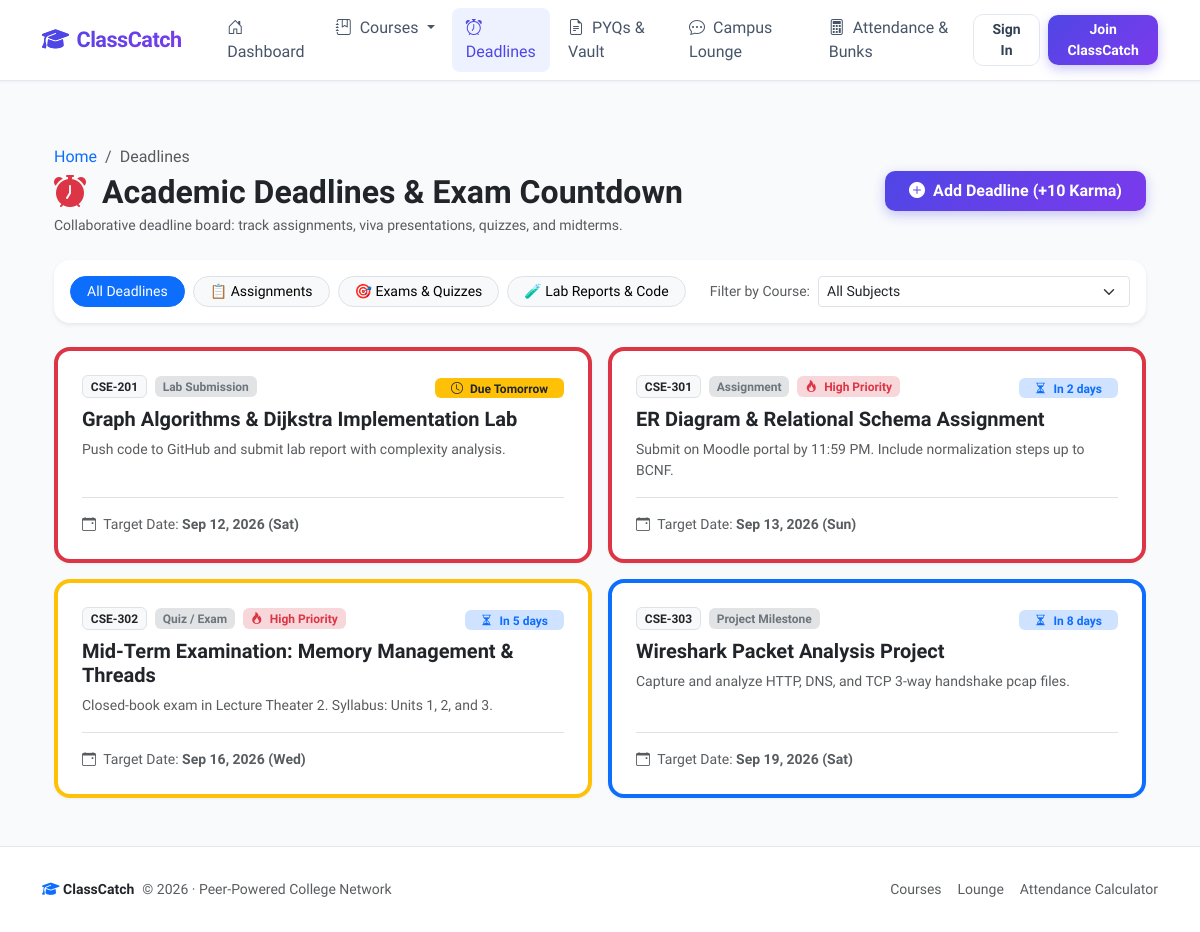
The page /deadlines on the database its author committed.
### models.py (models this page shows, shortened)
class Deadline(db.Model):
    __tablename__ = 'deadlines'
    id = db.Column(db.Integer, primary_key=True)
    course_id = db.Column(db.Integer, db.ForeignKey('courses.id'), nullable=False, index=True)
    user_id = db.Column(db.Integer, db.ForeignKey('users.id'), nullable=False, index=True)
    title = db.Column(db.String(150), nullable=False)
    due_date = db.Column(db.Date, nullable=False, index=True)
    category = db.Column(db.String(40), default='Assignment', nullable=False)  # Assignment, Quiz, Exam, Lab Submission
    priority = db.Column(db.String(20), default='Normal', nullable=False)     # High, Medium, Normal
    description = db.Column(db.Text, nullable=True)
    is_completed = db.Column(db.Boolean, default=False, nullable=False)
    created_at = db.Column(db.DateTime, default=datetime.utcnow, nullable=False)
    @property
    def days_remaining(self):
        from datetime import date
        today = date.today()
        return (self.due_date - today).days
    @property
    def is_overdue(self):
        return self.days_remaining < 0 and not self.is_completed
    @property
    def is_urgent(self):
        return 0 <= self.days_remaining <= 2 and not self.is_completed

class Course(db.Model):
    __tablename__ = 'courses'
    id = db.Column(db.Integer, primary_key=True)
    name = db.Column(db.String(150), nullable=False)
    code = db.Column(db.String(20), nullable=False, index=True)
    section = db.Column(db.String(10), default='A', nullable=False)
    semester = db.Column(db.Integer, default=1, nullable=False)
    instructor = db.Column(db.String(120), default='Prof. TBD', nullable=False)
    room = db.Column(db.String(60), default='Lecture Hall 101', nullable=False)
    schedule = db.Column(db.String(150), default='Mon, Wed 10:00 AM - 11:30 AM', nullable=False)
    status = db.Column(db.String(40), default='Scheduled', nullable=False)  # Scheduled, Cancelled, Extra Class
    summaries = db.relationship('Summary', backref='course', lazy=True, cascade='all, delete-orphan')
    chats = db.relationship('ChatMessage', backref='course', lazy=True, cascade='all, delete-orphan')
    announcements = db.relationship('Announcement', backref='course', lazy=True, cascade='all, delete-orphan')
    attendances = db.relationship('AttendanceRecord', backref='course', lazy=True, cascade='all, delete-orphan')
    deadlines = db.relationship('Deadline', backref='course', lazy=True, cascade='all, delete-orphan')
    resources = db.relationship('Resource', backref='course', lazy=True, cascade='all, delete-orphan')

### app.py (the view)
@app.route('/deadlines')
def deadlines_list():
    filter_cat = request.args.get('category', 'All')
    course_id = request.args.get('course_id', type=int)
    query = Deadline.query
    if filter_cat != 'All':
        query = query.filter_by(category=filter_cat)
    if course_id:
        query = query.filter_by(course_id=course_id)
    deadlines = query.order_by(Deadline.is_completed.asc(), Deadline.due_date.asc()).all()
    courses = Course.query.order_by(Course.code).all()
    return render_template(
        'deadlines.html',
        title='Academic Deadlines & Exam Countdown',
        deadlines=deadlines,
        courses=courses,
        filter_cat=filter_cat,
        selected_course_id=course_id
    )

### app.py (called while the page is built)
@app.context_processor
def inject_globals():
    all_courses = Course.query.order_by(Course.code).all() if Course.query else []
    return {
        'today': date.today(),
        'current_year': datetime.now().year,
        'global_courses': all_courses
    }

### templates/deadlines.html (shortened to what this page needs)
{% extends "base.html" %}
{% block content %}
<div class="container py-4">
    <div class="d-flex flex-column flex-md-row justify-content-between align-items-md-center gap-3 mb-4">
        <div>
            <nav aria-label="breadcrumb">
                <ol class="breadcrumb small text-muted mb-1">
                    <li class="breadcrumb-item"><a href="{{ url_for('index') }}" class="text-decoration-none">Home</a></li>
                    <li class="breadcrumb-item active" aria-current="page">Deadlines</li>
                </ol>
            </nav>
            <h2 class="fw-bold text-dark mb-1">
                <i class="bi bi-alarm-fill text-danger me-2"></i> Academic Deadlines & Exam Countdown
            </h2>
            <p class="text-muted small mb-0">Collaborative deadline board: track assignments, viva presentations, quizzes, and midterms.</p>
        </div>
        <div class="d-flex align-items-center gap-2">
            <a href="{{ url_for('new_deadline') }}" class="btn btn-primary-gradient px-4 py-2 d-flex align-items-center gap-2">
                <i class="bi bi-plus-circle-fill"></i>
                <span>Add Deadline (+10 Karma)</span>
            </a>
        </div>
    </div>
    <div class="card card-modern p-3 mb-4 bg-white shadow-sm border-0">
        <div class="d-flex flex-column flex-md-row justify-content-between align-items-md-center gap-3">
            <div class="d-flex flex-wrap gap-2">
                <a href="{{ url_for('deadlines_list', category='All', course_id=selected_course_id) }}"
                   class="btn btn-sm {% if filter_cat == 'All' %}btn-primary{% else %}btn-light border{% endif %} rounded-pill px-3">
                    All Deadlines
                </a>
                <a href="{{ url_for('deadlines_list', category='Assignment', course_id=selected_course_id) }}"
                   class="btn btn-sm {% if filter_cat == 'Assignment' %}btn-primary{% else %}btn-light border{% endif %} rounded-pill px-3">
                    📋 Assignments
                </a>
                <a href="{{ url_for('deadlines_list', category='Quiz / Exam', course_id=selected_course_id) }}"
                   class="btn btn-sm {% if filter_cat == 'Quiz / Exam' %}btn-primary{% else %}btn-light border{% endif %} rounded-pill px-3">
                    🎯 Exams & Quizzes
                </a>
                <a href="{{ url_for('deadlines_list', category='Lab Submission', course_id=selected_course_id) }}"
                   class="btn btn-sm {% if filter_cat == 'Lab Submission' %}btn-primary{% else %}btn-light border{% endif %} rounded-pill px-3">
                    🧪 Lab Reports & Code
                </a>
            </div>
            <div class="d-flex align-items-center gap-2">
                <span class="small text-muted text-nowrap">Filter by Course:</span>
                <select class="form-select form-select-sm" style="min-width: 180px;" onchange="location = this.value;">
                    <option value="{{ url_for('deadlines_list', category=filter_cat) }}">All Subjects</option>
                </select>
            </div>
        </div>
    </div>
    <div class="row g-3">
        {% for d in deadlines %}
            <div class="col-lg-6">
                <div class="card card-modern p-4 h-100 position-relative {% if d.is_completed %}opacity-75 bg-light{% elif d.is_urgent %}border-start border-4 border-danger{% elif d.priority == 'High' %}border-start border-4 border-warning{% else %}border-start border-4 border-primary{% endif %}">
                    <div class="d-flex justify-content-between align-items-start gap-2 mb-2">
                        <div class="d-flex align-items-center gap-2 flex-wrap">
                            <span class="badge bg-light text-dark border fw-bold">{{ d.course.code }}</span>
                            <span class="badge bg-secondary-subtle text-secondary fw-semibold">{{ d.category }}</span>
                            {% if d.priority == 'High' %}
                                <span class="badge bg-danger-subtle text-danger fw-bold"><i class="bi bi-fire me-1"></i> High Priority</span>
                            {% endif %}
                        </div>
                        <div>
                            {% if d.is_completed %}
                                <span class="badge bg-success-subtle text-success fw-bold px-3 py-1">
                                    <i class="bi bi-check-circle me-1"></i> Completed
                                </span>
                            {% elif d.is_overdue %}
                                <span class="badge bg-danger text-white fw-bold px-3 py-1">
                                    <i class="bi bi-exclamation-triangle me-1"></i> Overdue ({{ d.days_remaining|abs }}d ago)
                                </span>
                            {% elif d.days_remaining == 0 %}
                                <span class="badge bg-danger text-white fw-bold px-3 py-1 animate-pulse">
                                    <i class="bi bi-alarm me-1"></i> DUE TODAY!
                                </span>
                            {% elif d.days_remaining == 1 %}
                                <span class="badge bg-warning text-dark fw-bold px-3 py-1">
                                    <i class="bi bi-clock me-1"></i> Due Tomorrow
                                </span>
                            {% else %}
                                <span class="badge bg-primary-subtle text-primary fw-bold px-3 py-1">
                                    <i class="bi bi-hourglass-split me-1"></i> In {{ d.days_remaining }} days
                                </span>
                            {% endif %}
                        </div>
                    </div>
                    <h5 class="fw-bold mb-2 {% if d.is_completed %}text-decoration-line-through text-muted{% else %}text-dark{% endif %}">
                        {{ d.title }}
                    </h5>
                    {% if d.description %}
                        <p class="text-muted small mb-3" style="white-space: pre-wrap;">{{ d.description }}</p>
                    {% endif %}
                    <div class="d-flex justify-content-between align-items-center pt-3 border-top mt-auto small">
                        <div class="text-muted">
                            <i class="bi bi-calendar-event me-1"></i> Target Date: <strong>{{ d.due_date.strftime('%b %d, %Y (%a)') }}</strong>
                        </div>
                    </div>
                </div>
            </div>
        {% endfor %}
    </div>
</div>
{% endblock %}

### static/css/style.css (style rules this page uses)
:root { --primary-color: #4f46e5; --primary-hover: #4338ca; --primary-gradient: linear-gradient(135deg, #4f46e5 0%, #7c3aed 100%); --primary-light: #eef2ff; --secondary-color: #64748b; --success-color: #10b981; --warning-color: #f59e0b; --danger-color: #ef4444; --surface-bg: #f8fafc; --card-bg: #ffffff; --border-color: #e2e8f0; --text-main: #0f172a; --text-muted: #64748b; --radius-md: 12px; --radius-lg: 16px; --radius-pill: 9999px; --shadow-sm: 0 1px 3px rgba(0, 0, 0, 0.05); --shadow-md: 0 4px 6px -1px rgba(0, 0, 0, 0.05), 0 2px 4px -2px rgba(0, 0, 0, 0.05); --shadow-lg: 0 10px 25px -5px rgba(79, 70, 229, 0.08), 0 8px 10px -6px rgba(0, 0, 0, 0.03); --shadow-hover: 0 15px 30px -5px rgba(79, 70, 229, 0.15); }
body { font-family: 'Plus Jakarta Sans', -apple-system, BlinkMacSystemFont, sans-serif; background-color: var(--surface-bg); color: var(--text-main); min-height: 100vh; display: flex; flex-direction: column; }
.card-modern { background: var(--card-bg); border: 1px solid var(--border-color); border-radius: var(--radius-lg); box-shadow: var(--shadow-sm); transition: transform 0.2s ease, box-shadow 0.2s ease, border-color 0.2s ease; }
.btn-primary-gradient { background: var(--primary-gradient); color: white !important; border: none; font-weight: 600; box-shadow: 0 4px 12px rgba(79, 70, 229, 0.3); transition: all 0.2s ease; border-radius: 10px; }

### rows shown on the page
Deadline: course.code "CSE-201", category "Lab Submission", is_completed False (drawn), title "Graph Algorithms & Dijkstra Implementation Lab", description "Push code to GitHub and submit lab report with complexity analysis.", due_date "Sep 12, 2026 (Sat)"
Deadline: course.code "CSE-301", category "Assignment", priority "High" (drawn), days_remaining "2", title "ER Diagram & Relational Schema Assignment", description "Submit on Moodle portal by 11:59 PM. Include normalization steps up to BCNF.", due_date "Sep 13, 2026 (Sun)"
Deadline: course.code "CSE-302", category "Quiz / Exam", priority "High" (drawn), days_remaining "5", title "Mid-Term Examination: Memory Management & Threads", description "Closed-book exam in Lecture Theater 2. Syllabus: Units 1, 2, and 3.", due_date "Sep 16, 2026 (Wed)"
Deadline: course.code "CSE-303", category "Project Milestone", days_remaining "8", title "Wireshark Packet Analysis Project", description "Capture and analyze HTTP, DNS, and TCP 3-way handshake pcap files.", due_date "Sep 19, 2026 (Sat)"
